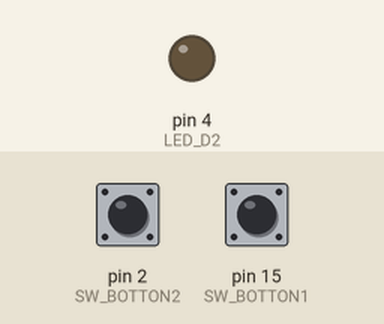
The sketch below on a simulated Arduino Uno, built with avr-gcc and run on an emulated ATmega328P. Shown: output pins drawn as LEDs (lit = HIGH). Dashed ring = blinking. The test bench sets the inputs (shaded band); at power-on: pin 15 (SW_BOTTON1) LOW, pin 2 (SW_BOTTON2) LOW.

Above: at 1.2 s.
1.3 s: pin 15 (SW_BOTTON1) pulled HIGH for 0.15 s
At 1.4 s:
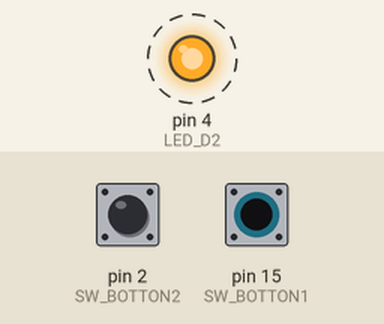
3.4 s: pin 15 (SW_BOTTON1) pulled HIGH for 3.2 s
At 4.0 s:
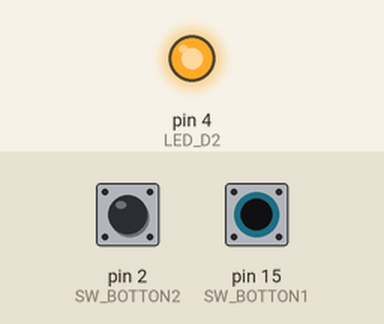
8.1 s: pin 2 (SW_BOTTON2) pulled HIGH for 3.2 s
At 11.8 s:
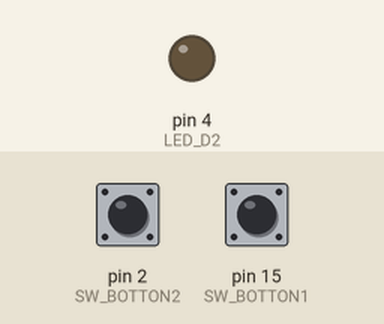
Timing chart, 0 to 13.3 s (numbered marks = the images above; inputs shaded):
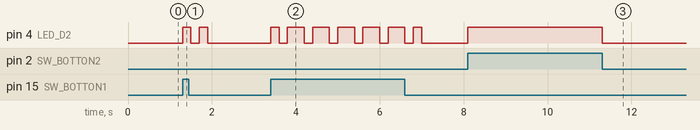

The sketch:

Blink_Test11.ino
```cpp
#define SW_BOTTON1 15
#define SW_BOTTON2 2
#define LED_D2 4
void setup() {
  pinMode(LED_D2, OUTPUT);
  pinMode(SW_BOTTON1, INPUT);
  pinMode(SW_BOTTON2, INPUT);
}
void loop() {
  int SW1 = digitalRead(SW_BOTTON1);
  int SW2 = digitalRead(SW_BOTTON2);
  if (SW1 == HIGH) {
    digitalWrite(LED_D2, HIGH);
    delay(200);
    digitalWrite(LED_D2, LOW);
    delay(200);
    digitalWrite(LED_D2, HIGH);
    delay(200);
  }
  else if(SW2 == HIGH) {
    digitalWrite(LED_D2, HIGH);
  }
  else{
    digitalWrite(LED_D2, LOW);
  }
}
```

Measured:
- after the input at 1.3 s, pin 4 (LED_D2): alternates HIGH for 0.20 s and LOW for 0.20 s, 4 changes in all, then stays LOW, starting at once
- after the input at 3.4 s, pin 4 (LED_D2): goes HIGH 0.20 s, 5 × (LOW 0.20 s, HIGH 0.40 s), LOW 0.20 s, HIGH 0.20 s, then LOW, starting at once
- after the input at 8.1 s, pin 4 (LED_D2): LOW → HIGH at once, → LOW 3.2 s later
